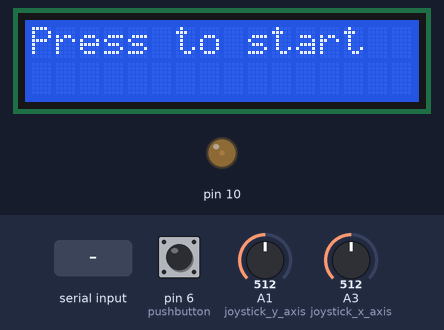
Bench run of a sketch on a simulated Arduino Uno, built with avr-gcc and run on an emulated ATmega328P. Shown: 16×2 character LCD, output pins drawn as LEDs (lit = HIGH). The inputs (shaded band) are chosen by the test bench; at power-on: pin 6 (pushbutton) HIGH, A1 (joystick_y_axis) = 512, A3 (joystick_x_axis) = 512. What the sketch prints to the serial monitor is not drawn.

Above: at 0.8 s.
0.9 s: pin 6 (pushbutton) pulled LOW for 0.15 s
At 1.8 s:
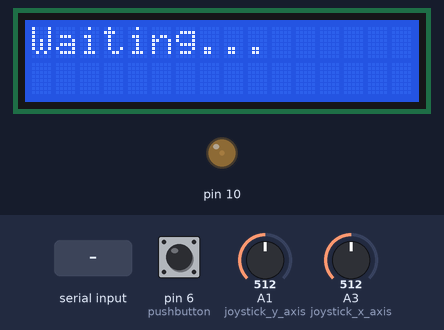
2.5 s: "1" received over Serial
4.0 s: byte 200 (200) received over Serial
5.5 s: byte 8 (8) received over Serial
At 6.7 s:
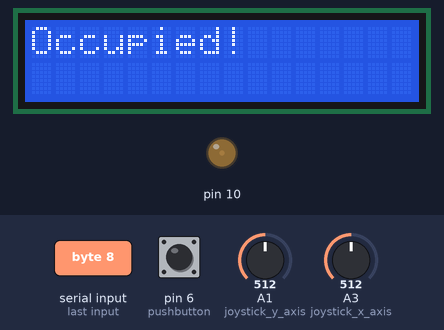
At 8.2 s:
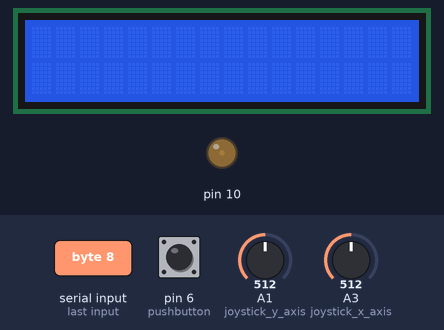
8.5 s: byte 7 (7) received over Serial
At 9.7 s:
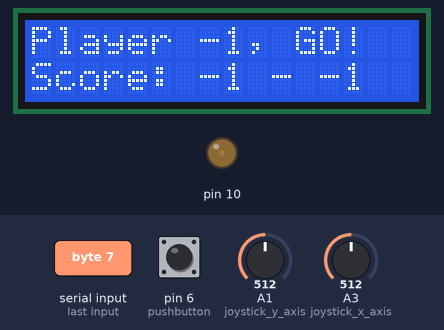
10.0 s: A1 (joystick_y_axis) set to 685
11.5 s: A1 (joystick_y_axis) set to 707
Timing chart, 0 to 14.5 s (numbered marks = the images above; inputs shaded):
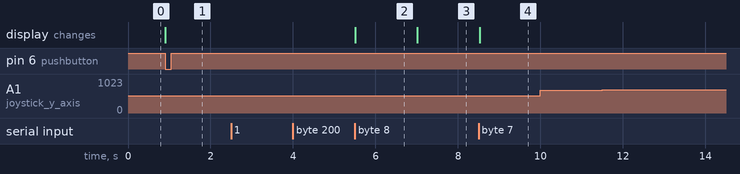

The sketch:

othuino-controller.ino
```cpp
#include "Arduino.h"
#include "LiquidCrystal.h"

const int rs = 12, en = 11, d4 = 5, d5 = 4, d6 = 3, d7 = 2;
LiquidCrystal lcd(rs, en, d4, d5, d6, d7);
int player = 0;
String pos = "";
static int joystickXOld;
static int joystickYOld;
static bool buttonValOld;

int joystickXNew;
int joystickYNew;
int buttonValNew;

String s1;
String s2;

void setup() {
  Serial.begin(9600);
  lcd.begin(16, 2);
  pinMode(A3, INPUT); //joystick x axis
  pinMode(A1, INPUT); //joystick y axis
  pinMode(6, INPUT_PULLUP); //pushbutton
  analogWrite(10, 20); // contrast value

  lcd.print("Press to start");
  while (digitalRead(6) == HIGH) {
    if (Serial.available() > 0) {
      Serial.write(Serial.read());
    }
  }
  lcd.clear();
  Serial.write(202);
  lcd.print("Waiting...");
  int ready = 0;
  while (!ready) {
    while (Serial.available() == 0) {}
    int byte = Serial.read();
    if (byte == 200) {
      ready = 1;
    }

    Serial.write(byte);
  }

}

void printStatus(){
  lcd.clear();
  lcd.setCursor(0, 0); // set cursor position to second line
  lcd.print(s1);
  lcd.setCursor(0, 1);
  lcd.print(s2);
  // if (player == 0) {
  //   lcd.print("Player 1's turn");
  // } else {
  //   lcd.print("Player 2's turn");
  // }
}

void loop() {
  if (Serial.available() > 0) {
    int byte = Serial.read(); //should be 7
    if (byte == 7) {
      int player = Serial.read();
      int score1 = Serial.read();
      int score2 = Serial.read();

      if (player == 15) {
        s1 = "Tie...";
        s2 = "Reset game!";
      } else if (player == 16) {
        s1 = "Player 1 wins!";
        s2 = "Reset game!";
      } else if (player == 17) {
        s1 = "Player 2 wins!";
        s2 = "Reset game!";
      } else {
        s1 = "Player " + String(player) + ", GO!";
        s2 = "Score: " + String(score1) + " - " + String(score2);
      }

      printStatus();
    } else if (byte == 8) {
      lcd.clear();
      lcd.print("Occupied!");
      delay(1500);
      printStatus();
    } else if (byte == 9) {
      lcd.clear();
      lcd.print("Illegal!");
      printStatus();
    } else {
      Serial.write(byte); //Sending Filip byte other than 7
    }
  }

  joystickXOld = 0;
  joystickYOld = 0;
  buttonValOld = HIGH;

  joystickXNew = analogRead(A3);
  joystickYNew = analogRead(A1);
  buttonValNew = digitalRead(6);

  if (analogRead(A3) < 300) {
    // Serial.println("Up");
    // pos = "Up";
    Serial.write(5); // made a move
    Serial.write(0); // UP
    delay(125);
  } else if (analogRead(A3) > 700) {
    // Serial.println("Down");
    // pos = "Down";
    Serial.write(5); // made a move
    Serial.write(2); // DOWN
    delay(125);
  } else if (analogRead(A1) > 700 ) {
    // Serial.println("Left");
    // pos = "Left";
    Serial.write(5); // made a move
    Serial.write(1); // RIGHT
    delay(125);
  } else if (analogRead(A1) < 300) {
    // Serial.println("Right");
    // pos = "Right";
    Serial.write(5); // made a move
    Serial.write(3); // LEFT
    delay(125);
  }

  if (buttonValNew == LOW && buttonValOld == HIGH) {
    delay(50);
    Serial.write(6); //button is pressed
    Serial.write(0); //garbage value
    //Serial.println("Button Pressed");
    if (player == 0) {
      player = 1;
    } else {
      player = 0;
    }
  }

  joystickXOld = joystickXNew;
  joystickYOld = joystickYNew;
  buttonValOld = buttonValNew;

  delay(100);
}
```

Measured:
- after the input at 0.9 s, the display: changes at once (image 1)
- after the input at 2.5 s, every drawn part: stays the same
- after the input at 4.0 s, every drawn part: stays the same
- after the input at 5.5 s, the display: changes at once (image 2)
- after the input at 8.5 s, the display: changes at once (image 4)
- after the input at 10.0 s, every drawn part: stays the same
- after the input at 11.5 s, every drawn part: stays the same
- what the display in image 2 shows lasts 1.5 s, from 5.5 s to 7.0 s
